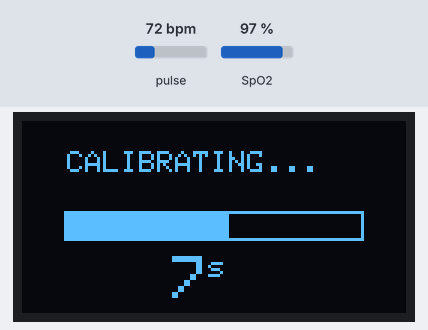
Simulated run of this sketch. Board: Arduino Uno, built with avr-gcc and run on an emulated ATmega328P. On the bench: 128×64 one-colour display. The inputs (shaded band) are chosen by the test bench; at power-on: pulse 72 bpm, SpO2 97 %. What the sketch prints to the serial monitor is not drawn.

Above: at 17.1 s.
17.2 s: pulse set to 42 bpm
At 25.1 s:
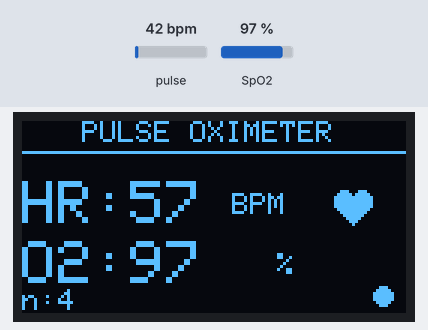
25.7 s: SpO2 set to 80 %
At 29.5 s:
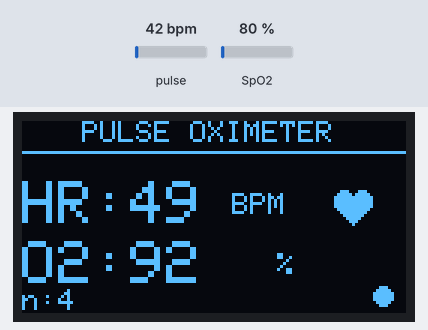
34.3 s: pulse set to 70 bpm
At 38.4 s:
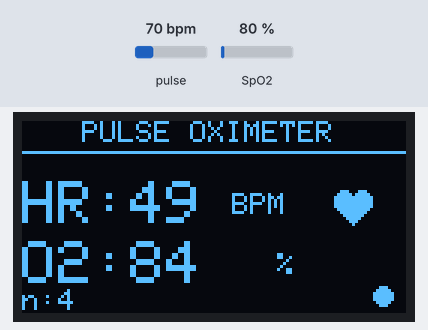
42.8 s: SpO2 set to 85 %
At 46.1 s:
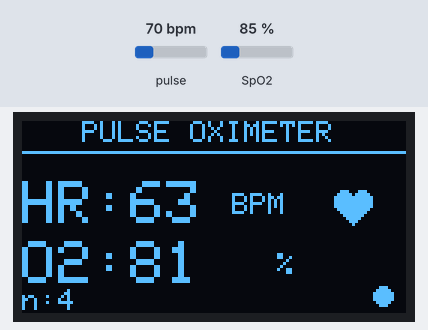
Timing chart, 0 to 47.6 s (numbered marks = the images above; inputs shaded):
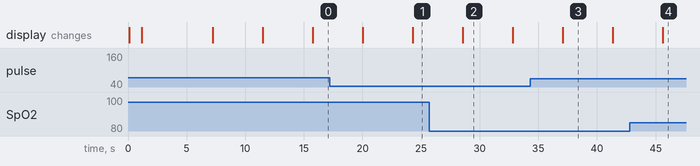

Measured:
- what the display in image 2 shows lasts 4.3 s, from 28.5 s to 32.8 s

The sketch:

pulseoxi_test.ino
```cpp
#include <Wire.h>
#include <Adafruit_GFX.h>
#include <Adafruit_SSD1306.h>
#include "DFRobot_MAX30102.h"

// Screen Variables
#define SCREEN_WIDTH 128
#define SCREEN_HEIGHT 64
#define OLED_RESET -1
Adafruit_SSD1306 display(SCREEN_WIDTH, SCREEN_HEIGHT, &Wire, OLED_RESET);

DFRobot_MAX30102 particleSensor;

// Time-based averaging (15 seconds)
const int MAX_READINGS = 300; // 15 seconds at 50ms intervals = 300 readings
struct Reading {
  int heartRate;
  int spo2;
  unsigned long timestamp;
};

Reading readingStack[MAX_READINGS];
int stackTop = -1; // Stack pointer

// Calibration tracking
bool isCalibrating = false;
unsigned long calibrationStartTime = 0;
const unsigned long CALIBRATION_TIME = 15000; // 15 seconds

void setup() {
  Serial.begin(9600);

  // Initialize reading stack
  for (int i = 0; i < MAX_READINGS; i++) {
    readingStack[i].heartRate = 0;
    readingStack[i].spo2 = 0;
    readingStack[i].timestamp = 0;
  }

  // Initialize OLED Display
  display.begin(SSD1306_SWITCHCAPVCC, 0x3C);
  display.clearDisplay();
  display.setTextSize(1);
  display.setTextColor(SSD1306_WHITE);

  // Show initialization message
  display.setCursor(0, 0);
  display.print("MAX30102 Init...");
  display.display();

  Serial.println("MAX30102 Pulse Oximeter Test");
  Serial.println("Initializing...");

  // Initialize I2C
  Wire.begin();

  // Try initializing sensor with explicit parameters
  if (particleSensor.begin(&Wire, 0x57)) {
    Serial.println("MAX30102 initialized successfully!");
    display.setCursor(0, 16);
    display.print("Success!");
    display.display();
  } else {
    Serial.println("MAX30102 initialization failed!");
    Serial.println("But I2C device detected at 0x57...");
    Serial.println("Attempting to continue anyway...");
    display.setCursor(0, 16);
    display.print("Continuing...");
    display.display();
  }

  delay(1000);

  // Configure sensor
  Serial.println("Configuring sensor...");
  particleSensor.sensorConfiguration(
    /*ledBrightness=*/50,
    /*sampleAverage=*/SAMPLEAVG_4,
    /*ledMode=*/MODE_MULTILED,
    /*sampleRate=*/SAMPLERATE_400,
    /*pulseWidth=*/PULSEWIDTH_411,
    /*adcRange=*/ADCRANGE_4096
  );

  Serial.println("Configuration complete!");
  Serial.println("\nPlace your finger on the sensor with steady pressure.");

  display.clearDisplay();
  display.setCursor(0, 0);
  display.print("Place finger");
  display.setCursor(0, 16);
  display.print("on sensor...");
  display.display();
  delay(2000);
}

void pushReading(int hr, int spo2) {
  unsigned long currentTime = millis();

  // Push new reading onto stack
  stackTop++;
  if (stackTop >= MAX_READINGS) {
    stackTop = MAX_READINGS - 1;
    // Shift all readings down (remove oldest)
    for (int i = 0; i < MAX_READINGS - 1; i++) {
      readingStack[i] = readingStack[i + 1];
    }
  }

  readingStack[stackTop].heartRate = hr;
  readingStack[stackTop].spo2 = spo2;
  readingStack[stackTop].timestamp = currentTime;
}

void removeOldReadings() {
  unsigned long currentTime = millis();
  unsigned long fifteenSecondsAgo = currentTime - 15000;

  // Remove readings older than 15 seconds from bottom of stack
  int newBottom = 0;
  for (int i = 0; i <= stackTop; i++) {
    if (readingStack[i].timestamp >= fifteenSecondsAgo) {
      newBottom = i;
      break;
    }
  }

  // Shift stack if needed
  if (newBottom > 0) {
    int shift = newBottom;
    for (int i = 0; i <= stackTop - shift; i++) {
      readingStack[i] = readingStack[i + shift];
    }
    stackTop -= shift;
    if (stackTop < -1) stackTop = -1;
  }
}

int calculateAverageHeartRate() {
  if (stackTop < 0) return 0;

  int sum = 0;
  int count = 0;

  for (int i = 0; i <= stackTop; i++) {
    if (readingStack[i].heartRate > 0 && readingStack[i].heartRate < 200) {
      sum += readingStack[i].heartRate;
      count++;
    }
  }

  return (count > 0) ? (sum / count) : 0;
}

int calculateAverageSPO2() {
  if (stackTop < 0) return 0;

  int sum = 0;
  int count = 0;

  for (int i = 0; i <= stackTop; i++) {
    if (readingStack[i].spo2 > 0 && readingStack[i].spo2 <= 100) {
      sum += readingStack[i].spo2;
      count++;
    }
  }

  return (count > 0) ? (sum / count) : 0;
}

void drawBeatingHeart(int x, int y) {
  // Simple constant pulsing animation (not synced to heart rate)
  unsigned long currentTime = millis();

  // Create a sine wave effect for smooth pulsing
  // Complete pulse cycle every 1000ms (1 second)
  float cycle = (currentTime % 1000) / 1000.0; // 0.0 to 1.0

  // Create pulse pattern: quick beat, then rest
  int scale;
  if (cycle < 0.1) {
    // Quick expansion
    scale = 100 + (int)(cycle * 10 * 30); // 100 to 130
  } else if (cycle < 0.2) {
    // Quick contraction
    scale = 130 - (int)((cycle - 0.1) * 10 * 30); // 130 to 100
  } else if (cycle < 0.3) {
    // Small second beat
    scale = 100 + (int)((cycle - 0.2) * 10 * 15); // 100 to 115
  } else if (cycle < 0.4) {
    // Return to normal
    scale = 115 - (int)((cycle - 0.3) * 10 * 15); // 115 to 100
  } else {
    // Rest phase
    scale = 100;
  }

  // Draw heart shape (scaled)
  int s = scale;
  // Left curve
  display.fillCircle(x - (3 * s / 100), y - (2 * s / 100), (3 * s / 100), SSD1306_WHITE);
  // Right curve
  display.fillCircle(x + (3 * s / 100), y - (2 * s / 100), (3 * s / 100), SSD1306_WHITE);
  // Bottom triangle
  display.fillTriangle(
    x - (6 * s / 100), y - (1 * s / 100),
    x + (6 * s / 100), y - (1 * s / 100),
    x, y + (6 * s / 100),
    SSD1306_WHITE
  );
}

void loop() {
  int32_t SPO2 = 0;
  int8_t SPO2Valid = 0;
  int32_t heartRate = 0;
  int8_t heartRateValid = 0;

  // Get heart rate and SpO2 values
  particleSensor.heartrateAndOxygenSaturation(&SPO2, &SPO2Valid, &heartRate, &heartRateValid);

  // Get raw values for finger detection
  uint32_t redValue = particleSensor.getRed();
  uint32_t irValue = particleSensor.getIR();

  // Check if finger is detected
  bool fingerDetected = (redValue > 10000 && irValue > 10000);

  // Handle calibration state
  if (fingerDetected && !isCalibrating && stackTop < 0) {
    // Just placed finger, start calibration
    isCalibrating = true;
    calibrationStartTime = millis();
  } else if (!fingerDetected) {
    // Finger removed, reset calibration
    isCalibrating = false;
    calibrationStartTime = 0;
  } else if (isCalibrating && (millis() - calibrationStartTime >= CALIBRATION_TIME)) {
    // Calibration complete
    isCalibrating = false;
  }

  // Calculate remaining calibration time
  int calibrationSecondsLeft = 0;
  if (isCalibrating) {
    unsigned long elapsed = millis() - calibrationStartTime;
    calibrationSecondsLeft = 15 - (elapsed / 1000);
    if (calibrationSecondsLeft < 0) calibrationSecondsLeft = 0;
  }

  // Push valid readings to stack
  if (fingerDetected && heartRateValid == 1 && SPO2Valid == 1) {
    if (heartRate > 0 && heartRate < 200 && SPO2 > 0 && SPO2 <= 100) {
      pushReading(heartRate, SPO2);
    }
  }

  // Remove readings older than 15 seconds
  removeOldReadings();

  // Calculate averages from last 15 seconds
  int avgHeartRate = calculateAverageHeartRate();
  int avgSPO2 = calculateAverageSPO2();

  // Clear display
  display.clearDisplay();

  if (!fingerDetected) {
    // Display "Waiting for finger" message
    display.setTextSize(1);
    display.setCursor(10, 20);
    display.print("WAITING FOR");
    display.setCursor(28, 35);
    display.print("FINGER...");

    // Animated dots
    int dotCount = (millis() / 500) % 4;
    display.setCursor(88, 35);
    for (int i = 0; i < dotCount; i++) {
      display.print(".");
    }
  } else if (isCalibrating) {
    // Display calibration screen
    display.setTextSize(1);
    display.setCursor(15, 10);
    display.print("CALIBRATING...");

    // Draw progress bar
    int barWidth = 100;
    int barHeight = 10;
    int barX = 14;
    int barY = 30;

    unsigned long elapsed = millis() - calibrationStartTime;
    int progress = (elapsed * barWidth) / CALIBRATION_TIME;
    if (progress > barWidth) progress = barWidth;

    // Draw progress bar outline
    display.drawRect(barX, barY, barWidth, barHeight, SSD1306_WHITE);
    // Fill progress
    if (progress > 0) {
      display.fillRect(barX + 1, barY + 1, progress - 2, barHeight - 2, SSD1306_WHITE);
    }

    // Display countdown
    display.setTextSize(2);
    display.setCursor(50, 45);
    display.print(calibrationSecondsLeft);
    display.setTextSize(1);
    display.print("s");

  } else {
    // Title
    display.setTextSize(1);
    display.setCursor(20, 0);
    display.print("PULSE OXIMETER");

    // Draw separator line
    display.drawLine(0, 10, 128, 10, SSD1306_WHITE);

    // Draw animated beating heart
    drawBeatingHeart(110, 28);

    // Average Heart Rate - Large text
    display.setTextSize(2);
    display.setCursor(0, 20);
    display.print("HR:");
    if (avgHeartRate > 0) {
      display.print(avgHeartRate);
      display.setTextSize(1);
      display.setCursor(70, 24);
      display.print("BPM");
    } else {
      display.print("--");
      display.setTextSize(1);
      display.setCursor(70, 24);
      display.print("BPM");
    }

    // SpO2 - Large text
    display.setTextSize(2);
    display.setCursor(0, 40);
    display.print("O2:");
    if (avgSPO2 > 0) {
      display.print(avgSPO2);
      display.setTextSize(1);
      display.setCursor(85, 44);
      display.print("%");
    } else {
      display.print("--");
    }

    // Status indicator with reading count
    display.setTextSize(1);
    display.setCursor(0, 56);
    display.print("n:");
    display.print(stackTop + 1);

    // Filled circle when valid data
    if (heartRateValid == 1 || SPO2Valid == 1) {
      display.fillCircle(120, 58, 3, SSD1306_WHITE);
    } else {
      display.drawCircle(120, 58, 3, SSD1306_WHITE);
    }
  }

  // Display everything
  display.display();

  // Serial output for debugging
  Serial.println("========================");
  Serial.print("Finger Detected: ");
  Serial.println(fingerDetected ? "YES" : "NO");
  Serial.print("Instant Heart Rate: ");
  if (heartRateValid == 1) {
    Serial.print(heartRate);
    Serial.println(" BPM");
  } else {
    Serial.println("-- BPM (Invalid)");
  }

  Serial.print("Average Heart Rate (15s): ");
  Serial.print(avgHeartRate);
  Serial.println(" BPM");

  Serial.print("Instant SpO2: ");
  if (SPO2Valid == 1) {
    Serial.print(SPO2);
    Serial.println(" %");
  } else {
    Serial.println("-- % (Invalid)");
  }

  Serial.print("Average SpO2 (15s): ");
  Serial.print(avgSPO2);
  Serial.println(" %");

  Serial.print("Stack Size: ");
  Serial.println(stackTop + 1);

  Serial.print("Red LED: ");
  Serial.println(redValue);
  Serial.print("IR LED: ");
  Serial.println(irValue);
  Serial.println("========================\n");

  delay(50); // Faster refresh for smooth animation
}
```
